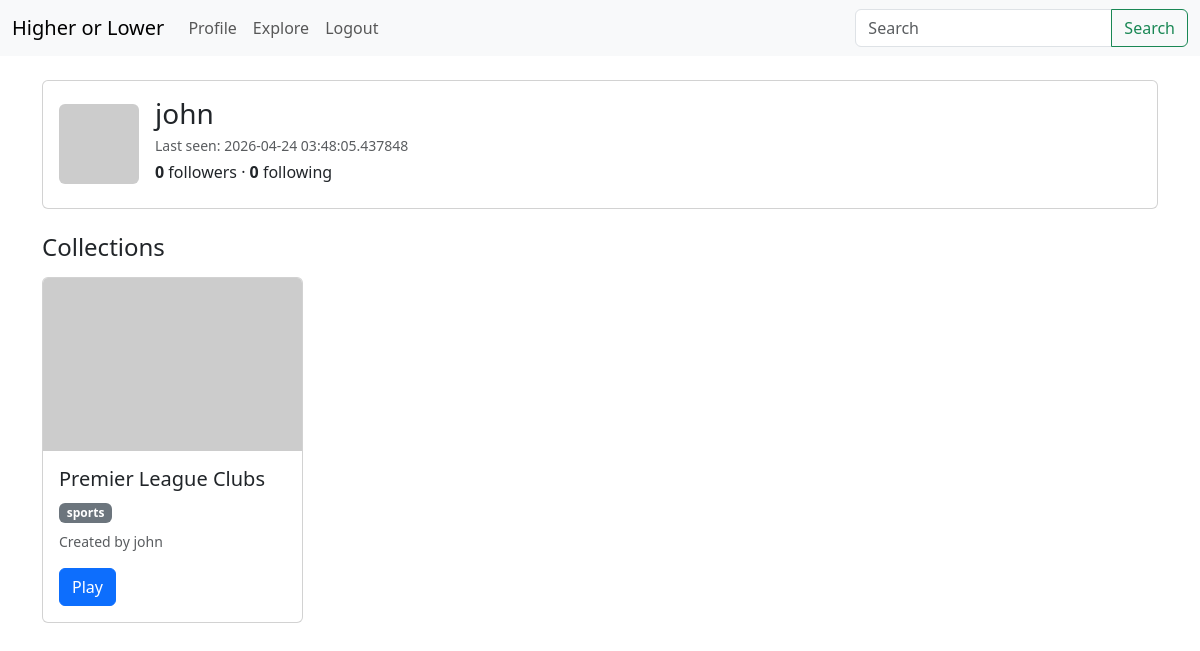
Page /user/john (signed in) on the earlier database version.
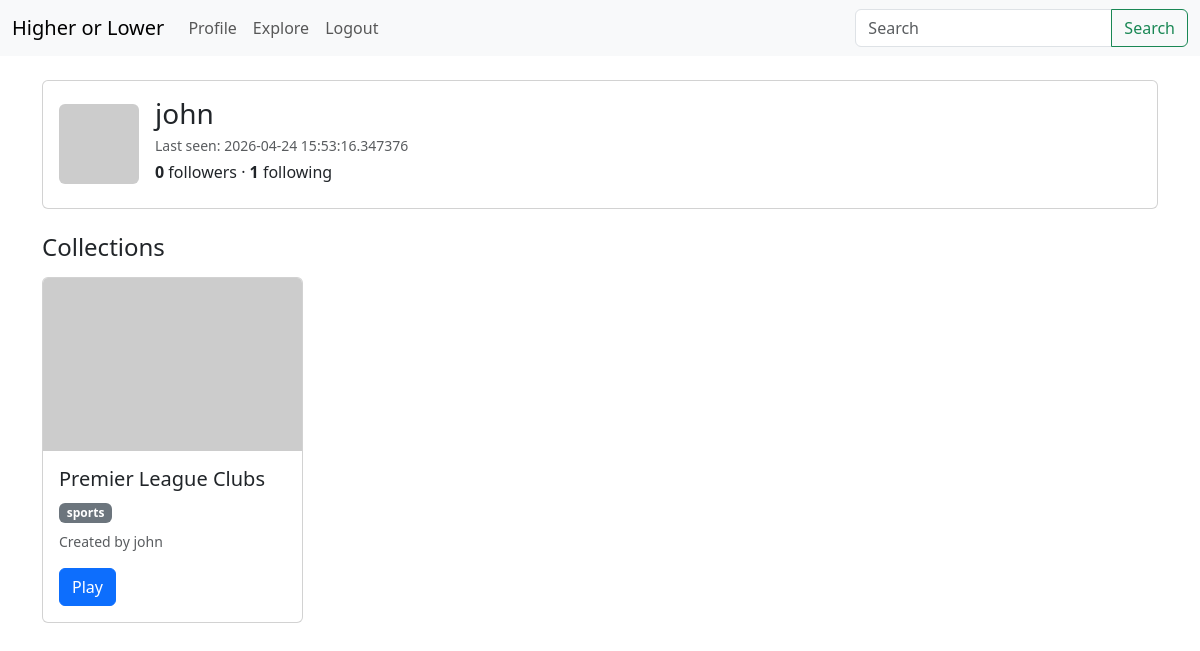
Same page on the later database version.
### app/models.py (models this page shows, shortened)
class User(UserMixin, db.Model):
    id: so.Mapped[int] = so.mapped_column(primary_key=True)
    username: so.Mapped[str] = so.mapped_column(
        sa.String(50), index=True, unique=True, nullable=False
    )
    email: so.Mapped[str] = so.mapped_column(
        sa.String(120), index=True, unique=True, nullable=False
    )
    password_hash: so.Mapped[str] = so.mapped_column(
        sa.String(256), nullable=False, default=''
    )
    last_seen: so.Mapped[Optional[datetime]] = so.mapped_column(
        default=lambda: datetime.now(timezone.utc)
    )
    collections: so.WriteOnlyMapped['Collection'] = so.relationship(
        back_populates='creator', passive_deletes=True
    )
    leaderboards: so.WriteOnlyMapped['Leaderboard'] = so.relationship(
        back_populates='user', passive_deletes=True
    )
    favourites: so.WriteOnlyMapped['Favourite'] = so.relationship(
        back_populates='user', passive_deletes=True
    )
    collection_history: so.WriteOnlyMapped['CollectionHistory'] = so.relationship(
        back_populates='user', passive_deletes=True
    )
    following: so.WriteOnlyMapped['User'] = so.relationship(
        secondary=followers, primaryjoin=(followers.c.follower_id == id),
        secondaryjoin=(followers.c.followed_id == id),
        back_populates='followers')
    followers: so.WriteOnlyMapped['User'] = so.relationship(
        secondary=followers, primaryjoin=(followers.c.followed_id == id),
        secondaryjoin=(followers.c.follower_id == id),
        back_populates='following')
    def avatar(self, size):
        digest = md5(self.email.lower().encode('utf-8')).hexdigest()
        return f'https://www.gravatar.com/avatar/{digest}?d=identicon&s={size}'
    def followers_count(self):
        query = sa.select(sa.func.count()).select_from(
            self.followers.select().subquery())
        return db.session.scalar(query)
    def following_count(self):
        query = sa.select(sa.func.count()).select_from(
            self.following.select().subquery())
        return db.session.scalar(query)

class SearchableMixin(object):
    @classmethod
    def before_commit(cls, session):
        session._changes = {
            'add': list(session.new),
            'update': list(session.dirty),
            'delete': list(session.deleted)
        }
    @classmethod
    def after_commit(cls, session):
        for obj in session._changes['add']:
            if isinstance(obj, SearchableMixin):
                add_to_index(obj.__tablename__, obj)
        for obj in session._changes['update']:
            if isinstance(obj, SearchableMixin):
                add_to_index(obj.__tablename__, obj)
        for obj in session._changes['delete']:
            if isinstance(obj, SearchableMixin):
                remove_from_index(obj.__tablename__, obj)
        session._changes = None

class Collection(SearchableMixin, db.Model):
    __searchable__ = ['body']
    id: so.Mapped[int] = so.mapped_column(primary_key=True)
    name: so.Mapped[str] = so.mapped_column(sa.String(100), nullable=False)
    image: so.Mapped[Optional[str]] = so.mapped_column(sa.String(255))
    creator_id: so.Mapped[int] = so.mapped_column(
        sa.ForeignKey(User.id), nullable=False
    )
    timestamp: so.Mapped[datetime] = so.mapped_column(
        index=True, default=lambda: datetime.now(timezone.utc))
    category: so.Mapped[CollectionCategory] = so.mapped_column(
        sa.Enum(CollectionCategory), nullable=False
    )
    creator: so.Mapped[User] = so.relationship(back_populates='collections')
    items: so.WriteOnlyMapped['Item'] = so.relationship(
        back_populates='collection', passive_deletes=True
    )
    leaderboards: so.WriteOnlyMapped['Leaderboard'] = so.relationship(
        back_populates='collection', passive_deletes=True
    )
    favourites: so.WriteOnlyMapped['Favourite'] = so.relationship(
        back_populates='collection', passive_deletes=True
    )
    history: so.WriteOnlyMapped['CollectionHistory'] = so.relationship(
        back_populates='collection', passive_deletes=True
    )

### app/routes.py (the view)
@app.route('/user/<username>')
@login_required
def user(username):
    user = db.first_or_404(sa.select(User).where(User.username == username))
    page = request.args.get('page', 1, type=int)
    query = user.collections.select().order_by(Collection.timestamp.desc())
    collections = db.paginate(query, page=page,
                              per_page=app.config['POSTS_PER_PAGE'],
                              error_out=False)
    next_url = url_for('user', username=user.username, page=collections.next_num) \
        if collections.has_next else None
    prev_url = url_for('user', username=user.username, page=collections.prev_num) \
        if collections.has_prev else None
    form = EmptyForm()
    return render_template('user.html', user=user, collections=collections.items,
                           next_url=next_url, prev_url=prev_url, form=form)

### app/forms.py
class SearchForm(FlaskForm):
    q = StringField('Search', validators=[DataRequired()])
    def __init__(self, *args, **kwargs):
        if 'formdata' not in kwargs:
            kwargs['formdata'] = request.args
        if 'meta' not in kwargs:
            kwargs['meta'] = {'csrf': False}
        super(SearchForm, self).__init__(*args, **kwargs)

class EmptyForm(FlaskForm):
    submit = SubmitField('Submit')

### app/models.py (called while the page is built)
@login.user_loader
def load_user(id):
    return db.session.get(User, int(id))

### app/routes.py (called while the page is built)
@app.before_request
def before_request():
    if current_user.is_authenticated:
        current_user.last_seen = datetime.now(timezone.utc)
        db.session.commit()
        g.search_form = SearchForm()

### app/templates/user.html (shortened to what this page needs)
{% extends "base.html" %}
{% block content %}
    <div class="card mb-4">
        <div class="card-body d-flex align-items-center gap-3">
            <img src="{{ user.avatar(128) }}" class="rounded" alt="avatar">
            <div class="flex-grow-1">
                <h1 class="h3 mb-1">{{ user.username }}</h1>
                {% if user.last_seen %}
                <p class="text-muted small mb-1">Last seen: {{ user.last_seen }}</p>
                {% endif %}
                <p class="mb-2">
                    <strong>{{ user.followers_count() }}</strong> followers ·
                    <strong>{{ user.following_count() }}</strong> following
                </p>
            </div>
        </div>
    </div>
    <h2 class="h4 mb-3">Collections</h2>
    {% include 'card-list.html' %}
{% endblock %}

### app/templates/base.html (shortened to what this page needs)
<!doctype html>
<html>
<head>
    <link href="https://cdn.jsdelivr.net/npm/bootstrap@5.3.8/dist/css/bootstrap.min.css" rel="stylesheet"
>
</head>
<body>
     {% include 'navbar.html' %}
    <div class="container py-4">
        {% block content %}{% endblock %}
    </div>
</body>
</html>

### app/templates/navbar.html (shortened to what this page needs)
<nav class="navbar navbar-expand-lg bg-body-tertiary">
    <div class="container-fluid">
        <div class="collapse navbar-collapse" id="navbarTogglerDemo01">
            <a class="navbar-brand" href="{{ url_for('index') }}">Higher or Lower</a>
            <ul class="navbar-nav me-auto mb-2 mb-lg-0">
                {% if current_user.is_anonymous %}
                <li class="nav-item">
                    <a class="nav-link" href="{{ url_for('login') }}">Login</a>
                </li>
                {% else %}
                <li class="nav-item">
                    <a class="nav-link" href="{{ url_for('user', username=current_user.username) }}">Profile</a>
                </li>
                <li class="nav-item">
                    <a class="nav-link" href="{{ url_for('explore') }}">Explore</a>
                </li>
                <li class="nav-item">
                    <a class="nav-link" href="{{ url_for('logout') }}">Logout</a>
                </li>
                {% endif %}
            </ul>
            {% if g.search_form %}
            <form class="d-flex" method="get" action="{{ url_for('search') }}">
                <div class="input-group">
                    {{ g.search_form.q(class='form-control',
                    placeholder=g.search_form.q.label.text) }}
                    <button class="btn btn-outline-success" type="submit">Search</button>
                </div>
            </form>
            {% endif %}
        </div>
    </div>
</nav>

### app/templates/card-list.html (shortened to what this page needs)
<div class="row row-cols-1 row-cols-md-4 g-4">
    {% for collection in collections %}
    <div class="col">
        {% include 'card.html' %}
    </div>
    {% endfor %}
</div>

### app/templates/card.html (shortened to what this page needs)
<div class="card h-100 position-relative">
    <div class="card-body">
        <h5 class="card-title">{{ collection.name }}</h5>
        <span class="badge bg-secondary mb-2">{{ collection.category.value }}</span>
        <p class="card-text small text-muted">Created by {{ collection.creator.username }}</p>
        <a href="{{ url_for('collection', collection_id=collection.id) }}" class="btn btn-primary stretched-link">Play</a>
    </div>
</div>

Differences in the rows shown:
changed User "john": last_seen "2026-04-24 03:48:05.437848" → "2026-04-24 15:53:16.347376"
Other differences:
{{ user.following_count() }}: "0" → "1"
